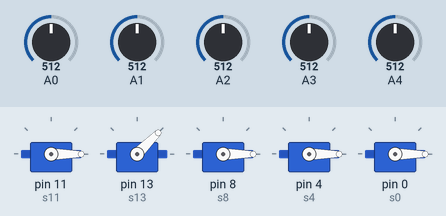
This sketch was run on a simulated Arduino Uno, built with avr-gcc and run on an emulated ATmega328P. Parts: 5 × servo. The inputs (shaded band) are chosen by the test bench; at power-on: A0 = 512, A1 = 512, A2 = 512, A3 = 512, A4 = 512.

Above: at 9.5 s.
9.6 s: A0 set to 716
At 10.2 s:
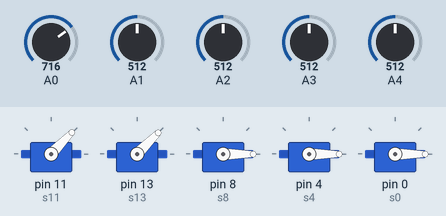
20.1 s: A1 set to 716
At 23.3 s:
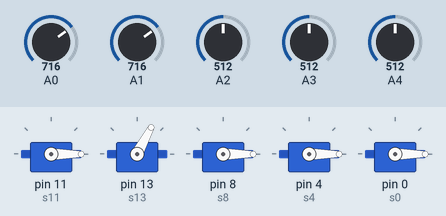
28.0 s: A2 set to 716
At 31.2 s:
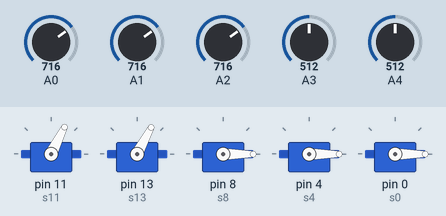
39.8 s: A3 set to 716
At 41.1 s:
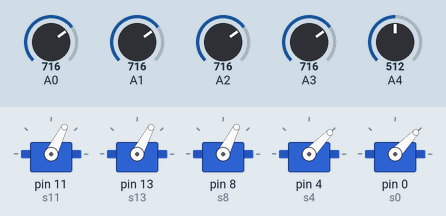
53.8 s: A4 set to 306
62.4 s: A0 set to 992
Timing chart, 0 to 71.2 s (numbered marks = the images above; inputs shaded):
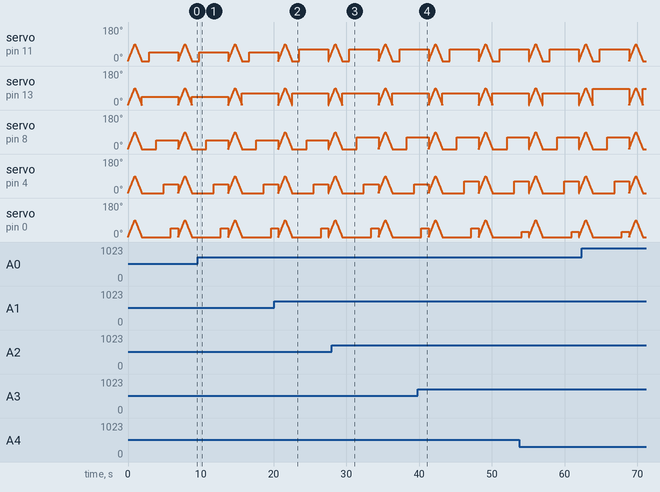

The sketch:

code.ino
```cpp
 #include <Servo.h>
int ang = 0;

Servo s11;
Servo s13;
Servo s8;
Servo s4;
Servo s0;
 int val ;
void setup()
{
  s11.attach(11);
   s13.attach(13);
   s8.attach(8);
   s4.attach(4);
   s0.attach(0);

}
void loop()
{
  for (val = 0; val<= 90; val += 1) {

     s11.write(val);
     s13.write(val);
     s8.write(val);
     s4.write(val);
     s0.write(val);
    delay(10);
  }
  for (val = 90; val >= 0; val -= 1) {
     s11.write(val);
    s13.write(val);
     s8.write(val);
     s4.write(val);
     s0.write(val);
    delay(10);


  }

  val = analogRead(A0);
  val = map(val,0 , 1023,0 , 90);
  s13.write(val);
delay(1000);

  val = analogRead(A1);
  val = map(val, 1023, 0, 90, 0);
  s11.write(val);
  delay(1000);
 val = analogRead(A2);
  val = map(val, 1023, 0, 90, 0);
  s8.write(val);
  delay(1000);
   val = analogRead(A3);
  val = map(val, 1023, 0, 90, 0);
  s4.write(val);
  delay(1000);
   val = analogRead(A4);
  val = map(val, 1023, 0, 90, 0);
  s0.write(val);
  delay(1000);

}
```
